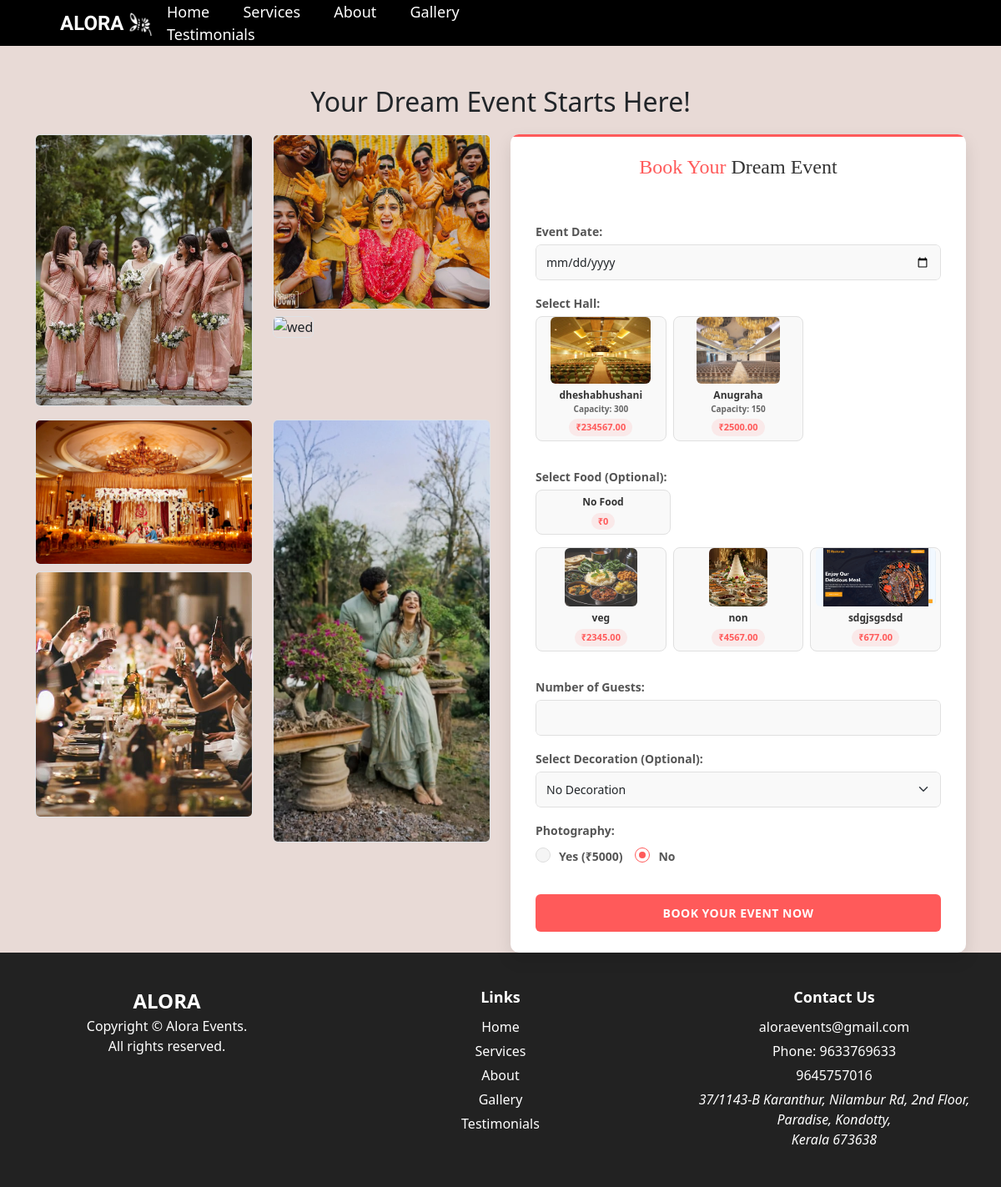
The page /booking_page (signed in) on the database its author committed.
### app/models.py (models this page shows)
class Halls(models.Model):
    name=models.CharField(max_length=100)
    location=models.CharField(max_length=200)
    capacity=models.IntegerField()
    price_per_day=models.DecimalField(max_digits=10,decimal_places=2)
    photo_url=models.ImageField(upload_to='images/')
    description=models.TextField(blank=True,null=True)

class Food(models.Model):
    food_name=models.CharField(max_length=100,null=True)
    food_image=models.ImageField(upload_to='images/')
    food_price=models.DecimalField(max_digits=10,decimal_places=2)

### app/views.py (the view, shortened to what this page needs)
# urls.py: path('booking_page',views.booking_page,name='booking_page'),
@login_required(login_url='login')
def booking_page(request):
    halls=Halls.objects.all()
    foods=Food.objects.all()
    decorations=Decoration.objects.all()
    photography_price=5000
    context = {'halls':halls,'foods':foods,'decorations':decorations,'photography_price':photography_price}
    return render(request,'booking_page.html',context)

### templates/booking_page.html (shortened to what this page needs)
<!DOCTYPE html>
<html lang="en">
<head>
    {% load static %}
    <link href="https://cdn.jsdelivr.net/npm/bootstrap@5.3.0/dist/css/bootstrap.min.css" rel="stylesheet">
</head>
<body>
  <div class="topnav">
      <div class="alora">
          <h3>ALORA</h3>
          <img src="{% static 'alora_icon.png' %}" class="logo">
      </div>
      <div class="topmenu">
          <a href="{% url 'home' %}">Home</a>
          <a href="{% url 'service' %}">Services</a>
          <a href="{% url 'aboutus' %}">About</a>
          <a href="{% url 'gallery' %}">Gallery</a>
          <a href="{% url 'testimonial' %}">Testimonials</a>
      </div>
  </div>
    <div class="container mt-5">
        <h2 class="text-center">Your Dream Event Starts Here!</h2>
        <div class="row gallery-wrapper">
            <div class="col-lg-6">
                <div class="row">
                    <div class="col-md-6 mb-3">
                        <img src="{% static 'wwd.jpg' %}" alt="bride friends" class="img-fluid rounded border small-img" >
                    </div>
                    <div class="col-md-6 mb-3">
                        <img src="{% static 'haldi2.jpeg' %}" alt="haldi" class="img-fluid rounded border">
                        <img src="{% static 'wed1.png' %}" alt="wed" class="img-fluid rounded border mt-2">
                    </div>
                </div>
                <div class="row">
                    <div class="col-md-6 mb-3">
                        <img src="{% static 'wedgall.webp' %}" alt="stage" class="img-fluid rounded border">
                        <img src="{% static 'party1.jpeg' %}" alt="haldi2" class="img-fluid rounded border mt-2" style="height: 295px; object-fit: cover; width: 400px;">
                    </div>
                    <div class="col-md-6 mb-3">
                        <img src="{% static 'wwt.jpg' %}" alt="wed2" class="img-fluid rounded border small-img" style="height: 507px; object-fit: cover;">
                    </div>
                </div>
            </div>
            <div class="col-lg-6">
                <div class="book-form">
                    <h3 class="text-center mb-3" style="font-family: 'Georgia', serif;">
                        <span class="event-title-accent">Book Your</span> Dream Event
                    </h3>
                    <form method="post">
                        <div class="mb-2">
                            <label for="event_date" class="form-label">Event Date:</label>
                            <div class="input-wrapper">
                                <input type="date" id="event_date" name="event_date" class="form-control custom-input" required>
                            </div>
                        </div>
                        <div class="mb-2">
                            <label class="form-label">Select Hall:</label>
                            <div class="row g-2">
                                {% for hall in halls %}
                                <div class="col-md-4 mb-2">
                                    <div class="selection-card hall-card">
                                        <label class="d-block text-center hall-selection">
                                            <div class="selection-image-container">
                                                <img src="{{ hall.photo_url.url }}" alt="{{ hall.name }}" class="img-fluid rounded hall-option" style="cursor:pointer; height: 80px; object-fit: cover;">
                                            </div>
                                            <div class="selection-label">{{ hall.name }}</div>
                                            <div class="selection-detail">Capacity: {{ hall.capacity }}</div>
                                            <div class="selection-price">₹{{ hall.price_per_day }}</div>
                                        </label>
                                    </div>
                                </div>
                                {% endfor %}
                            </div>
                        </div>
                        <div class="mb-2">
                            <label class="form-label">Select Food (Optional):</label>
                             <div class="col-md-4 mb-2">
                                <div class="selection-card food-card">
                                    <label class="d-block text-center food-selection">
                                        <div class="selection-label">No Food</div>
                                        <div class="selection-price">₹0</div>
                                    </label>
                                </div>
                            </div>
                            <div class="row g-2">
                                {% for food in foods %}
                                <div class="col-md-4 mb-2">
                                    <div class="selection-card food-card">
                                        <label class="d-block text-center food-selection">
                                            <div class="selection-image-container">
                                                <img src="{{ food.food_image.url }}" alt="{{ food.food_name }}" class="img-fluid rounded food-option" style="cursor:pointer; height: 70px; object-fit: cover;">
                                            </div>
                                            <div class="selection-label">{{ food.food_name }}</div>
                                            <div class="selection-price">₹{{ food.food_price }}</div>
                                        </label>
                                    </div>
                                </div>
                                {% endfor %}
                            </div>
                        </div>
                        <div class="mb-2">
                            <label for="no_of_persons" class="form-label">Number of Guests:</label>
                            <div class="input-wrapper">
                                <input type="number" id="no_of_persons" name="no_of_persons" class="form-control custom-input" min="1" required>
                            </div>
                        </div>
                        <div class="mb-2">
                            <label for="decoration" class="form-label">Select Decoration (Optional):</label>
                            <div class="input-wrapper">
                                <select id="decoration" name="decoration" class="form-select custom-select">
                                    <option value="">No Decoration</option>
                                </select>
                            </div>
                        </div>
                        <div class="mb-3">
                            <label class="form-label">Photography:</label>
                            <div class="custom-radio-group">
                                <label class="custom-radio">
                                    <span class="radio-label">Yes (₹{{ photography_price }})</span>
                                    <span class="radio-checkmark"></span>
                                </label>
                                <label class="custom-radio">
                                    <span class="radio-label">No</span>
                                    <span class="radio-checkmark"></span>
                                </label>
                            </div>
                        </div>
                        <button type="submit" class="btn-book-now">Book Your Event Now</button>
                    </form>
                </div>
            </div>
        </div>
    </div>
        <footer class="footer">
            <div class="footer-container">
                <div class="footer-section">
                    <div class="footer-alora">ALORA</div>
                    <div class="copyright">
                        Copyright © Alora Events.<br>
                         All rights reserved.<br>
                    </div>
                </div>
                <div class="footer-section">
                    <div class="footer-title">Links</div>
                    <ul class="footer-links">
                        <li><a href="{% url 'home' %}">Home</a></li>
                        <li><a href="{% url 'service' %}">Services</a></li>
                        <li><a href="{% url 'aboutus' %}">About</a></li>
                        <li><a href="{% url 'gallery' %}">Gallery</a></li>
                        <li><a href="{% url 'testimonial' %}">Testimonials</a></li>
                    </ul>
                </div>
                <div class="footer-section">
                    <div class="footer-title">Contact Us</div>
                    <div class="contact-info">
                        <div>aloraevents@gmail.com</div>
                        <div>Phone: 9633769633</div>
                        <div>9645757016</div>
                        <div class="address">
                            37/1143-B Karanthur,
                            Nilambur Rd, 2nd
                            Floor,
                            Paradise, Kondotty,<br>
                            Kerala 673638
                        </div>
                    </div>
                </div>
            </div>
        </footer>
</body>
</html>

### rows shown on the page
Halls: photo_url (picture), name "dheshabhushani", capacity "300", price_per_day "234567.00"
Halls: photo_url (picture), name "Anugraha", capacity "150", price_per_day "2500.00"
Food: food_image (picture), food_name "veg", food_price "2345.00"
Food: food_image (picture), food_name "non", food_price "4567.00"
Food: food_image (picture), food_name "sdgjsgsdsd", food_price "677.00"

### other values the page prints
{{ photography_price }} "5000"
